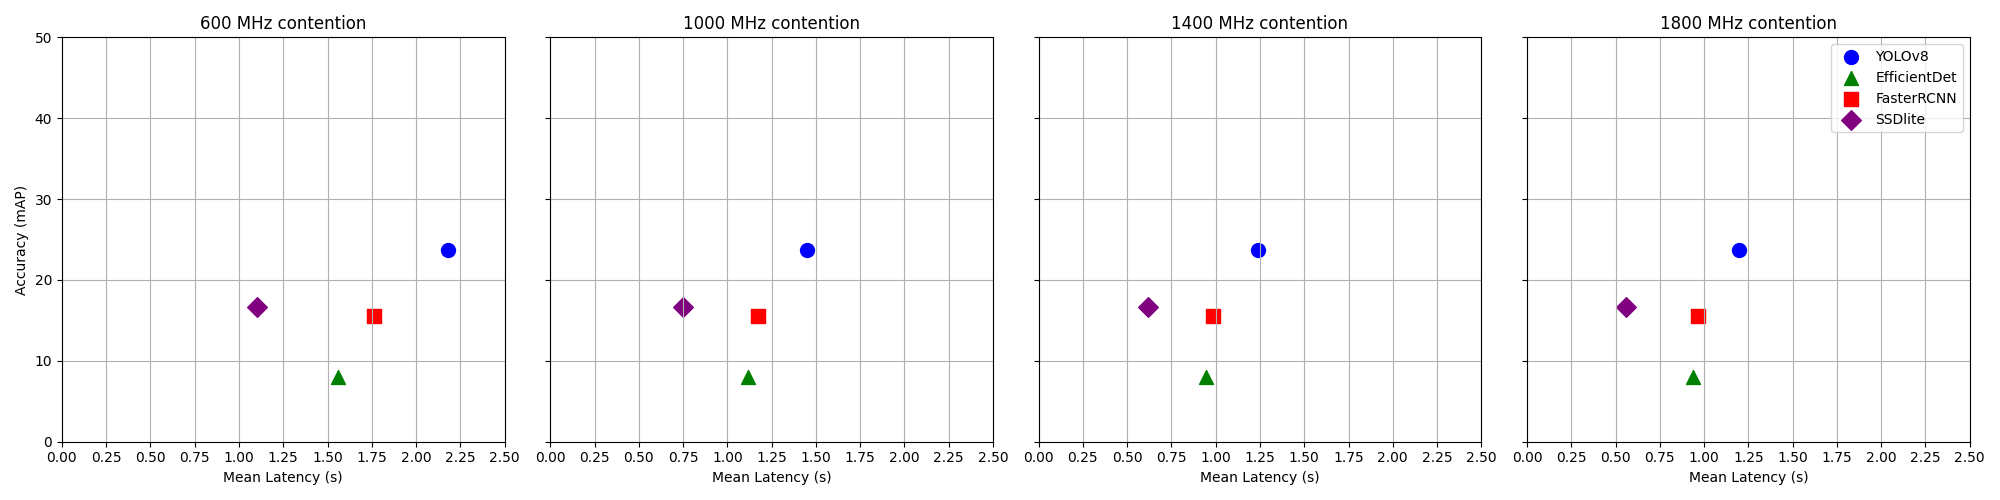

This figure's Python source:
import pandas as pd
import matplotlib.pyplot as plt
import numpy as np

# Function to extract accuracies and latencies for each model from CSV files
def extract_all_accuracies_latencies(file_paths):
    all_accuracies = []
    all_latencies = []
    for file_path in file_paths:
        df = pd.read_csv(file_path)
        accuracies = df['AP'].values * 100  # Convert to percentage
        latencies = df['Average Latency (s)'].values
        all_accuracies.append(accuracies)
        all_latencies.append(latencies)
    return all_accuracies, all_latencies

# Function to plot the contention graphs with unique symbols and colors for each model
def plot_contention_graphs(all_accuracies, all_latencies, file_paths, contention_levels, marker_size=100):
    num_levels = len(contention_levels)
    fig, axs = plt.subplots(1, num_levels, figsize=(20, 5), sharey=True)

    # Define unique markers and colors for each model
    markers = ['o', '^', 's', 'D']  # Assuming there are at most 4 models for simplicity
    colors = ['blue', 'green', 'red', 'purple']  # Different color for each model

    # Map file paths to markers and colors
    model_markers_colors = {file_path: (markers[i], colors[i]) for i, file_path in enumerate(file_paths)}

    # Plot each contention level in a separate subplot
    for i in range(num_levels):
        for file_path in file_paths:
            model_name = file_path.split('/')[-1].split('_')[1].split('.')[0]
            marker, color = model_markers_colors[file_path]
            # Ensure that we are using the index to access within bounds
            model_index = file_paths.index(file_path)
            if i < len(all_latencies[model_index]) and i < len(all_accuracies[model_index]):
                axs[i].scatter(all_latencies[model_index][i], all_accuracies[model_index][i],
                               label=model_name, marker=marker, color=color, s=marker_size)

            axs[i].set_title(f'{contention_levels[i]} MHz contention')
            axs[i].set_xlabel('Mean Latency (s)')
            axs[i].set_xlim(0, 2.5)
            axs[i].set_xticks(np.arange(0, 2.75, 0.25))  # Set custom x-axis ticks
            axs[i].set_ylim(0, 50)
            axs[i].grid(True)
            if i == 0:
                axs[i].set_ylabel('Accuracy (mAP)')
            if i == num_levels - 1:  # Add legend to the last subplot
                axs[i].legend()

    plt.tight_layout()
    # Save the plot as a PNG file
    plt.savefig('accuracy_latency_graph.png')

# Define the file paths for the CSV files (add more if you have additional models)
file_paths = [
    './Yolo/stats_YOLOv8.csv',
    './EfficientDet/stats_EfficientDet.csv',
    './FasterRCNN/stats_FasterRCNN.csv',
    './SSDLite/stats_SSDlite.csv'
    # '/path/to/your/other_model.csv',  # Add additional file paths as necessary
]

# Define the contention levels corresponding to CPU clock speeds
contention_levels = [600, 1000, 1400, 1800]

# Extract all accuracies and latencies for each model
all_accuracies, all_latencies = extract_all_accuracies_latencies(file_paths)

# Call the function to plot the graphs
plot_contention_graphs(all_accuracies, all_latencies, file_paths, contention_levels)
